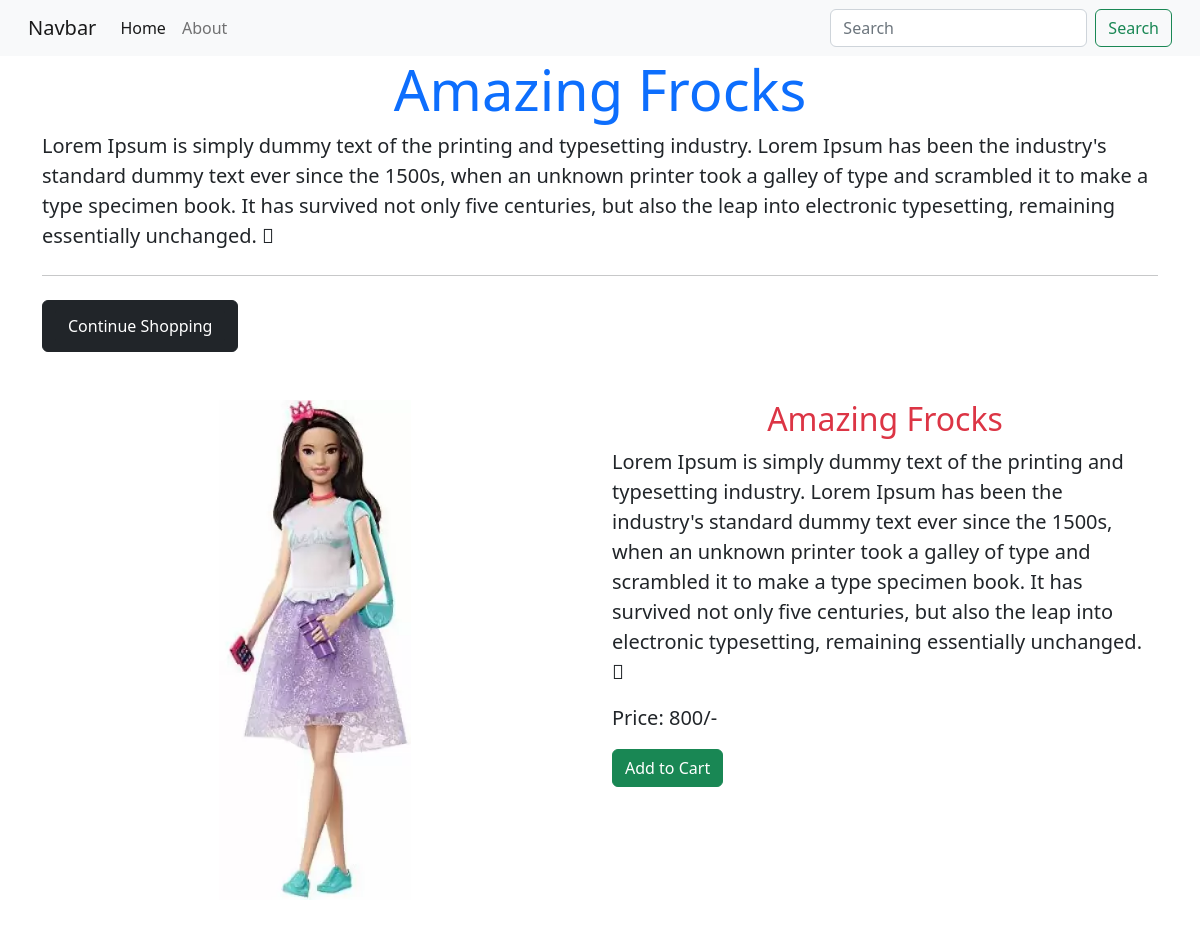
Screenshot of /details.php?details_id=1 with the database file from the repository.
### tables this page shows
CREATE TABLE `cloths` (
  `category_id` int(11) NOT NULL,
  `category_name` varchar(255) NOT NULL,
  `category_desc` text NOT NULL,
  `category_price` float NOT NULL,
  `category_image` varchar(255) NOT NULL
);

### details.php (the view, shortened to what this page needs)
<!DOCTYPE html>
<html lang="en">
<head>
    <link href="https://cdn.jsdelivr.net/npm/bootstrap@5.2.2/dist/css/bootstrap.min.css" rel="stylesheet">
</head>
<body>
    <?php include './partials/connect.php' ?>
    <?php include './partials/header.php' ?>
    <?php
    $id = $_GET['details_id'];
    $sql = "Select * from `cloths` where category_id=$id";
    $result = mysqli_query($con, $sql);
    $row = mysqli_fetch_assoc($result);
    $category_name = $row['category_name'];
    $category_desc = $row['category_desc'];
    $category_price = $row['category_price'];
    $category_image = $row['category_image'];
    ?>
    <div class="jumbotron">
        <div class="container">
            <h1 class="display-4 text-center text-primary"><?php echo $category_name ?></h1>
            <p class="lead"><?php echo $category_desc ?></p>
            <hr class="my-4">
            <button class="btn btn-dark">
                <a class="btn btn-dark" href="index.php" role="button">Continue Shopping</a>
            </button>
        </div>
    </div>
    <div class="container my-5">
        <div class="row">
            <div class="col-lg-6 col-sm-12">
                <img src=<?php echo $category_image ?> class="container-fluid" alt="" style="height: 500px; object-fit:contain;">
            </div>
            <div class="col-lg-6 col-sm-12">
                <h2 class="text-center text-danger">
                    <?php  echo $category_name ?>
                </h2>
                <p class="lead"><?php echo $category_desc ?></p>
                <p class="lead"><strong>Price: </strong><?php echo $category_price ?>/-</p>
                <button class="btn btn-success">Add to Cart</button>
            </div>
        </div>
    </div>
</body>
</html>

### rows the page displays
cloths: category_name "Amazing Frocks", category_desc "Lorem Ipsum is simply dummy text of the printing and typesetting industry. Lorem Ipsum has been the industry's standard dummy text ever since the 1500s, when an unknown printer took a galley of type and scrambled it to make a type specimen book. It has survived not only five centuries, but also the leap into electronic typesetting, remaining essentially unchanged.", category_image (picture), category_price "800"
